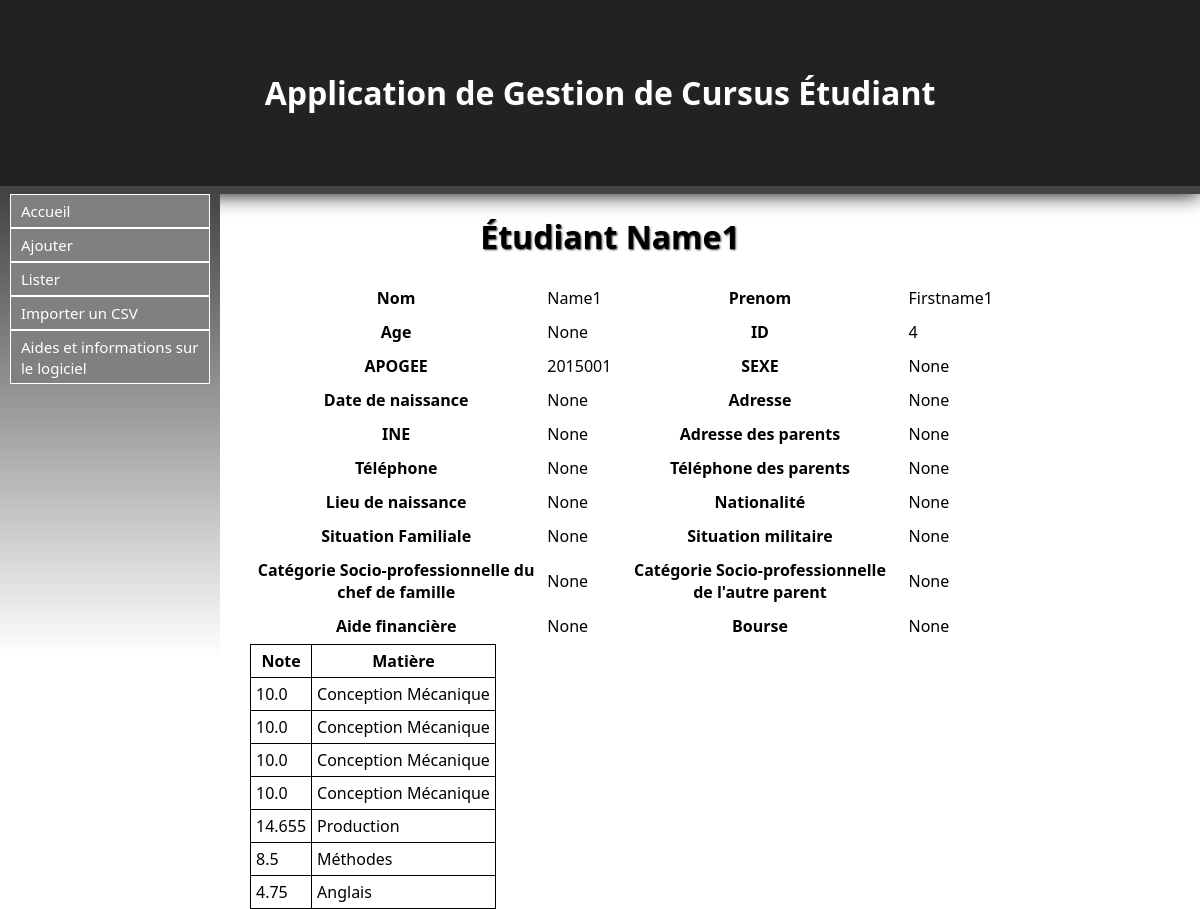
Page /Etudiant/listeretu/4 on the earlier database version.
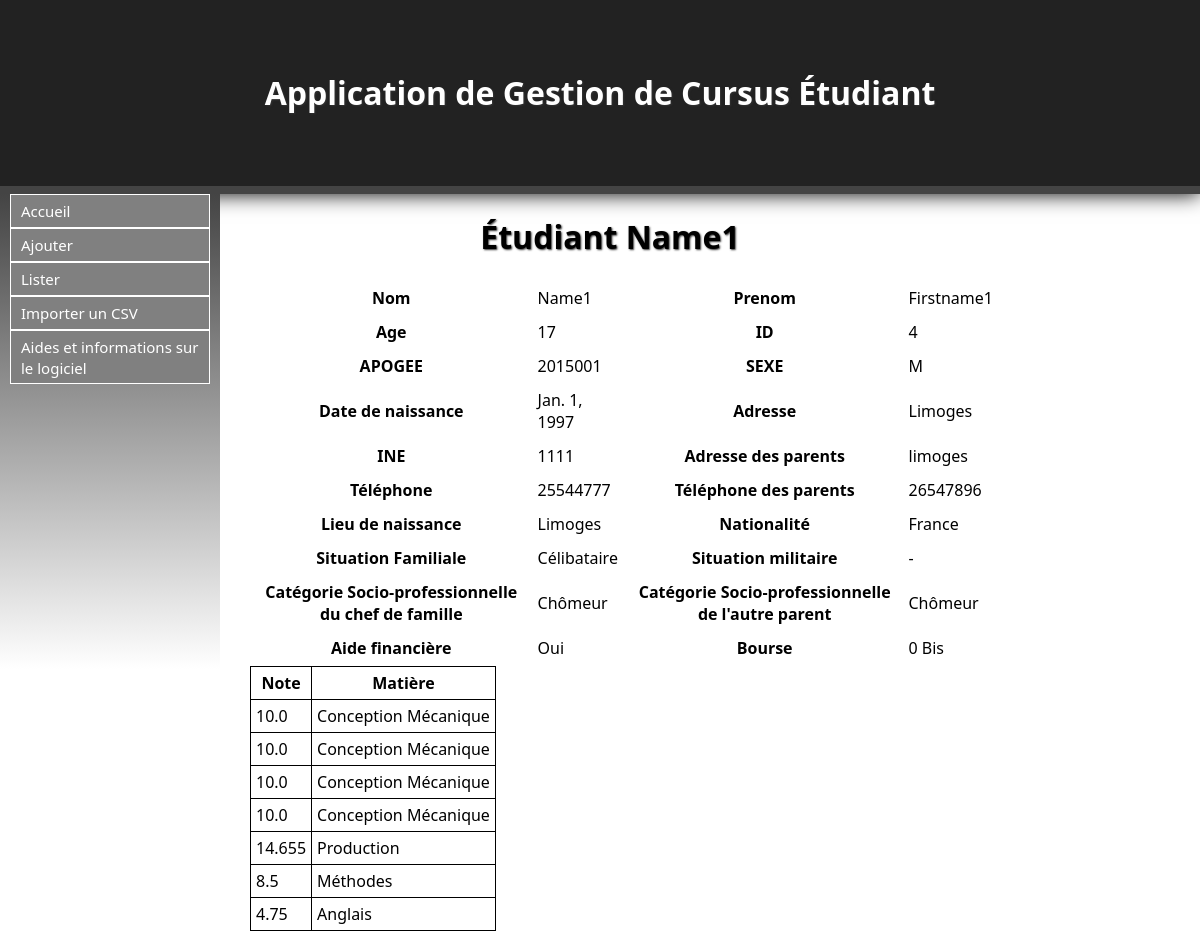
Same page on the later database version.
### Etudiant/models.py (models this page shows, shortened)
class Etu(models.Model):
	nom = models.CharField(max_length=30, null=False)
	prenom = models.CharField(max_length=30, null=False)
	age = models.IntegerField(null=True)
	apogee = models.IntegerField(null=True)
	date_naissance = models.DateField(null=True)
	sexe = models.CharField(max_length=1, null=True)
	adresse = models.CharField(max_length=100, null=True)
	ine = models.CharField(max_length=100, null=True)
	adresse_parents = models.CharField(max_length=100, null=True)
	tel = models.IntegerField(null=True)
	tel_par = models.IntegerField(null=True)
	lieu_naissance = models.CharField(max_length=100, null=True)
	nationalite = models.CharField(max_length=100, null=True)
	situation_familiale = models.CharField(max_length=100, null=True)
	situation_militaire = models.CharField(max_length=100, null=True)
	cate_socio_pro_chef_famille = models.CharField(max_length=100, null=True)
	cate_socio_pro_autre_parent = models.CharField(max_length=100, null=True)
	aide_financiere = models.CharField(max_length=100, null=True)
	bourse = models.CharField(max_length=100, null=True)
	groupe = models.ForeignKey(Groupe, null=True)

### Etudiant/views.py (the view)
# urls.py: url(r'^listeretu/(?P<id>\d+)$', views.listeretu),
def listeretu(request, id):
	etu = get_object_or_404(Etu, id=id)
	notes = Note.objects.filter(etudiant__id=id)
	return render(request, 'contenu_html/listeretu.html', locals())

### Etudiant/templates/contenu_html/listeretu.html (shortened to what this page needs)
{% extends "base.html" %}
{% block content %}
<h1>Étudiant {{ etu.nom }}</h1>
<table id="b">
	<tr>
		<th>Nom</th>
		<td>{{ etu.nom }}</td>
		<th>Prenom</th>
		<td>{{ etu.prenom }}</td>
	</tr>
	<tr>
		<th>Age</th>
		<td>{{ etu.age }}</td>
		<th>ID</th>
		<td>{{ etu.id }}</td>
	</tr>
	<tr>
		<th>APOGEE</th>
		<td>{{ etu.apogee }}</td>
		<th>SEXE</th>
		<td>{{ etu.sexe }}</td>
	</tr>
	<tr>
		<th>Date de naissance</th>
		<td>{{ etu.date_naissance }}</td>
		<th>Adresse</th>
		<td>{{ etu.adresse }}</td>
	</tr>
	<tr>
		<th>INE</th>
		<td>{{ etu.ine }}</td>
		<th>Adresse des parents</th>
		<td>{{ etu.adresse_parents }}</td>
	</tr>
	<tr>
		<th>Téléphone</th>
		<td>{{ etu.tel }}</td>
		<th>Téléphone des parents</th>
		<td>{{ etu.tel_par }}</td>
	</tr>
	<tr>
		<th>Lieu de naissance</th>
		<td>{{ etu.lieu_naissance }}</td>
		<th>Nationalité</th>
		<td>{{ etu.nationalite }}</td>
	</tr>
	<tr>
		<th>Situation Familiale</th>
		<td>{{ etu.situation_familiale }}</td>
		<th>Situation militaire</th>
		<td>{{ etu.situation_militaire }}</td>
	</tr>
	<tr>
		<th>Catégorie Socio-professionnelle du chef de famille</th>
		<td>{{ etu.cate_socio_pro_chef_famille }}</td>
		<th>Catégorie Socio-professionnelle de l'autre parent</th>
		<td>{{ etu.cate_socio_pro_autre_parent }}</td>
	</tr>
	<tr>
		<th>Aide financière</th>
		<td>{{ etu.aide_financiere }}</td>
		<th>Bourse</th>
		<td>{{ etu.bourse }}</td>
	</tr>
</table>
{% if not notes %}
	<p>L'étudiant n'a pas de notes</p>
{% else %}
	<table style="border:1px solid black; border-collapse : collapse;">
	<tr>
		<th style="border:1px solid black;">Note</th>
		<th style="border:1px solid black;">Matière</th>
	</tr>
{% endif %}
{% for note in notes %}
	<tr>
		<td style="border:1px solid black;">{{ note.valeur }}</td>
		<td style="border:1px solid black;">{{ note.matiere.intitule }}</td>
	</tr>
{% endfor %}
</table>
{% endblock %}

Differences in the rows shown:
changed Etu "Name1": age "None" → "17"; sexe "None" → "M"; date_naissance "None" → "Jan. 1, 1997"; adresse "None" → "Limoges"; ine "None" → "1111"; adresse_parents "None" → "limoges"; tel "None" → "25544777"; tel_par "None" → "26547896"; lieu_naissance "None" → "Limoges"; nationalite "None" → "France"; situation_familiale "None" → "Célibataire"; situation_militaire "None" → "-"; cate_socio_pro_chef_famille "None" → "Chômeur"; cate_socio_pro_autre_parent "None" → "Chômeur"; aide_financiere "None" → "Oui"; bourse "None" → "0 Bis"
